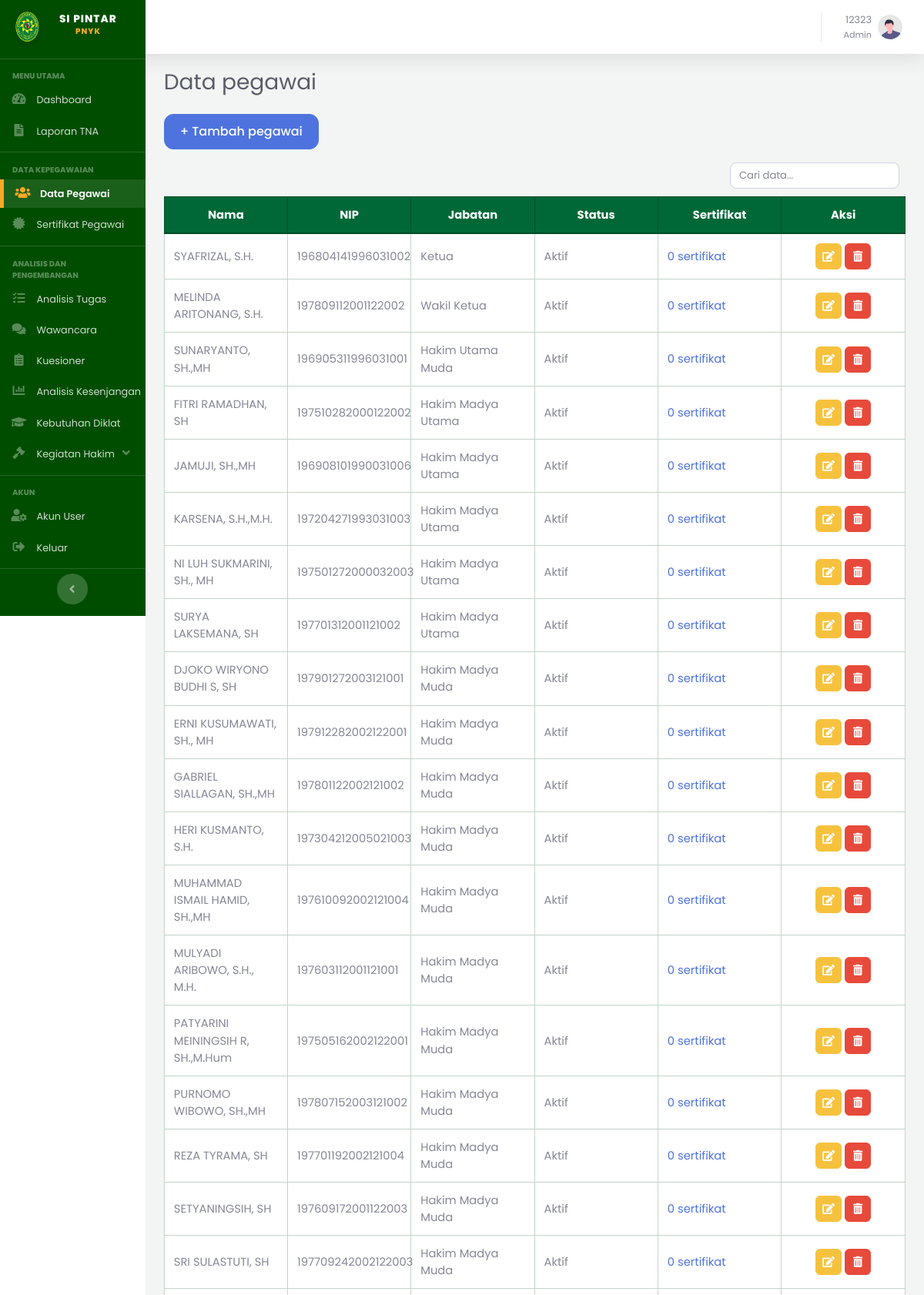
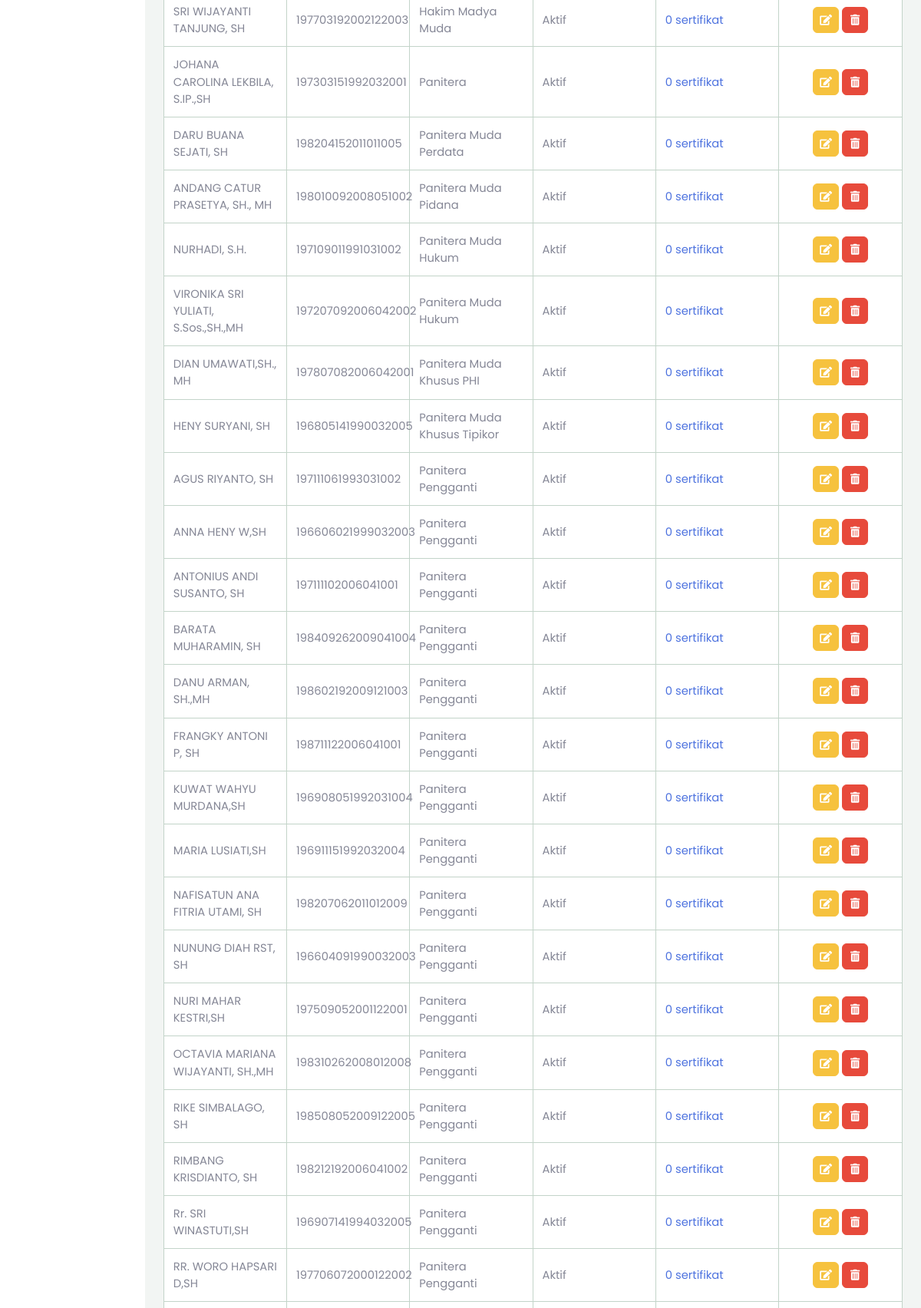
/admin/pegawai/index.php (signed in, upper part), run on the app's committed database (2 pictures, top to bottom).
### tables this page shows
CREATE TABLE `users` (
  `id_user` int(10) UNSIGNED NOT NULL,
  `id_pegawai` int(10) UNSIGNED DEFAULT NULL COMMENT 'Wajib diisi jika role = Penilai; boleh NULL untuk Admin murni',
  `NIP` varchar(50) NOT NULL,
  `password` varchar(255) NOT NULL,
  `role` enum('Admin','Penilai') NOT NULL DEFAULT 'Penilai',
  `status_aktif` tinyint(1) NOT NULL DEFAULT 1,
  `last_login` datetime DEFAULT NULL,
  `created_at` timestamp NOT NULL DEFAULT current_timestamp()
);

CREATE TABLE `pegawai` (
  `id_pegawai` int(10) UNSIGNED NOT NULL,
  `nip` varchar(30) NOT NULL,
  `nama_lengkap` varchar(150) NOT NULL,
  `id_jabatan` int(10) UNSIGNED NOT NULL,
  `status_aktif` enum('Aktif','Non-Aktif') NOT NULL DEFAULT 'Aktif',
  `dibuat_oleh` int(10) UNSIGNED DEFAULT NULL COMMENT 'users.id_user (role Admin) yang menginput data ini',
  `created_at` timestamp NOT NULL DEFAULT current_timestamp(),
  `updated_at` timestamp NOT NULL DEFAULT current_timestamp() ON UPDATE current_timestamp()
);

CREATE TABLE `jabatan` (
  `id_jabatan` int(10) UNSIGNED NOT NULL,
  `kode_jabatan` varchar(20) NOT NULL,
  `nama_jabatan` varchar(100) NOT NULL,
  `is_penilai` tinyint(1) NOT NULL DEFAULT 0 COMMENT '1 = jabatan ini berpotensi menjadi user Penilai',
  `created_at` timestamp NOT NULL DEFAULT current_timestamp()
);

### includes/auth.php (called while the page is built, shortened)
<?php
function requireLogin(): void
{
    $stmt = Database::getConnection()->prepare('SELECT role, status_aktif FROM users WHERE id_user = ?');
    $stmt->execute([(int) $_SESSION['id_user']]);
}
function requireRole(string $role): void
{
    requireLogin();
}
function currentUser(): array
{
    return [
        'id_user'      => $_SESSION['id_user'] ?? null,
        'nip'          => $_SESSION['nip'] ?? null,
        'role'         => $_SESSION['role'] ?? null,
        'id_pegawai'   => $_SESSION['id_pegawai'] ?? null,
        'nama'         => $_SESSION['nama'] ?? null,
        'id_jabatan'   => $_SESSION['id_jabatan'] ?? null,
        'nama_jabatan' => $_SESSION['nama_jabatan'] ?? null,
    ];
}

### config/config.php (called while the page is built, shortened)
<?php
function appConfig(string $key, $default = null)
{
    $env = getenv('SIPINTAR_' . strtoupper($key));
    return $GLOBALS['__sipintar_local'][$key] ?? $default;
}
require_once __DIR__ . '/database.php';
require_once __DIR__ . '/../includes/auth.php';

### config/database.php (called while the page is built, shortened)
<?php
class Database
{
    private static ?PDO $instance = null;
    public static function getConnection(): PDO
    {
        if (self::$instance === null) {
            $host    = (string) appConfig('db_host', 'localhost');
            $port    = (string) appConfig('db_port', '3306');
            $db      = (string) appConfig('db_name', 'si_pintar');
            $user    = (string) appConfig('db_user', '');
            $pass    = (string) appConfig('db_pass', '');
            $charset = 'utf8mb4';
            $dsn = "mysql:host=$host;port=$port;dbname=$db;charset=$charset";
            $options = [
                PDO::ATTR_ERRMODE            => PDO::ERRMODE_EXCEPTION,
                PDO::ATTR_DEFAULT_FETCH_MODE => PDO::FETCH_ASSOC,
                PDO::ATTR_EMULATE_PREPARES   => false,
            ];
            try {
                self::$instance = new PDO($dsn, $user, $pass, $options);
            } catch (PDOException $e) {
                error_log('SI PINTAR: koneksi database gagal: ' . $e->getMessage());
                http_response_code(500);
                die(APP_DEBUG
                    ? 'Koneksi database gagal: ' . htmlspecialchars($e->getMessage())
                    : 'Layanan sedang tidak tersedia. Hubungi administrator.');
            }
        }
        return self::$instance;
    }
}

### admin/pegawai/index.php (the view, shortened to what this page needs)
<?php
require_once __DIR__ . '/../../config/config.php';
requireRole('Admin');
$pdo = Database::getConnection();
$data = $pdo->query(
        "SELECT p.id_pegawai, p.nip, p.nama_lengkap, p.status_aktif, j.nama_jabatan,
          (SELECT COUNT(*) FROM sertifikat_pegawai s WHERE s.id_pegawai = p.id_pegawai) AS jumlah_sertifikat
     FROM pegawai p JOIN jabatan j ON p.id_jabatan = j.id_jabatan
    ORDER BY CASE WHEN p.status_aktif = 'Non-Aktif' THEN 1 ELSE 0 END,
          j.id_jabatan, p.nama_lengkap"
)->fetchAll();
$pageTitle = 'Data pegawai';
require_once __DIR__ . '/../../includes/header.php';
?>
<a href="tambah.php" class="btn btn-primary mb-3">+ Tambah pegawai</a>
<table class="table table-bordered bg-white pegawai-table">
<thead><tr><th>Nama</th><th>NIP</th><th>Jabatan</th><th>Status</th><th>Sertifikat</th><th>Aksi</th></tr></thead>
<tbody>
<?php foreach ($data as $row): ?>
<tr>
  <td><?= htmlspecialchars($row['nama_lengkap']) ?></td>
  <td><?= htmlspecialchars($row['nip']) ?></td>
  <td><?= htmlspecialchars($row['nama_jabatan']) ?></td>
  <td><?= htmlspecialchars($row['status_aktif']) ?></td>
  <td><a href="../sertifikat/index.php?id_pegawai=<?= (int) $row['id_pegawai'] ?>" class="text-primary"><?= (int) $row['jumlah_sertifikat'] ?> sertifikat</a></td>
  <td class="text-center align-middle">
    <a href="edit.php?id=<?= $row['id_pegawai'] ?>" class="btn btn-sm btn-warning table-action-btn" title="Edit" aria-label="Edit"><i class="fas fa-edit" aria-hidden="true"></i></a>
    <form method="post" action="hapus.php" class="d-inline" onsubmit="return confirm('Hapus pegawai ini?')"><?= csrfField() ?><input type="hidden" name="id" value="<?= (int) $row['id_pegawai'] ?>"><button type="submit" class="btn btn-sm btn-danger table-action-btn" title="Hapus" aria-label="Hapus"><i class="fas fa-trash-alt" aria-hidden="true"></i></button></form>
  </td>
</tr>
<?php endforeach; ?>
</tbody>
</table>
<?php require_once __DIR__ . '/../../includes/footer.php'; ?>

### includes/header.php (shortened to what this page needs)
<?php
$user = currentUser();
$currentScript = $_SERVER['SCRIPT_NAME'] ?? ($_SERVER['PHP_SELF'] ?? '');
$kegiatanHakimMenuAktif = strpos($currentScript, '/kegiatan_hakim/') !== false;
function siPintarMenuActive(string $needle, string $path): string
{
    return (strpos($path, $needle) !== false) ? 'active' : '';
}
?>
<!DOCTYPE html>
<html lang="id">
<head>
<link href="<?= BASE_URL ?>/assets/vendor/fontawesome-free/css/all.min.css" rel="stylesheet" type="text/css">
<link href="<?= BASE_URL ?>/assets/css/sb-admin-2.min.css" rel="stylesheet">
<link href="<?= BASE_URL ?>/assets/css/style.css" rel="stylesheet">
</head>
<body id="page-top">
<div id="wrapper">
<ul class="navbar-nav sidebar sidebar-dark accordion" id="accordionSidebar"
    style="background: linear-gradient(180deg, #004d00 10%, #004d00 100%); position: sticky; top: 0; height: 100vh; overflow-y: hidden; overflow-x: hidden; z-index: 1050;">
    <a class="sidebar-brand d-flex align-items-center justify-content-center" href="<?= BASE_URL ?>/index.php">
        <div class="sidebar-brand-icon">
            <img src="<?= BASE_URL ?>/assets/img/logo.png" style="width: 40px; filter: drop-shadow(0 2px 4px rgba(0,0,0,0.2));">
        </div>
        <div class="sidebar-brand-text mx-2" style="font-weight: 800; letter-spacing: 1px;">
            SI PINTAR <sup style="color: #F9A825;">PNYK</sup>
        </div>
    </a>
    <hr class="sidebar-divider my-0">
    <?php if ($user['role'] === 'Admin'): ?>
        <div class="sidebar-heading">Menu Utama</div>
        <li class="nav-item <?= siPintarMenuActive('/admin/dashboard.php', $currentScript) ?>">
            <a class="nav-link" href="<?= BASE_URL ?>/admin/dashboard.php">
                <i class="fas fa-fw fa-tachometer-alt"></i>
                <span>Dashboard</span>
            </a>
        </li>
        <li class="nav-item <?= siPintarMenuActive('/admin/laporan/', $currentScript) ?>">
            <a class="nav-link" href="<?= BASE_URL ?>/admin/laporan/index.php">
                <i class="fas fa-fw fa-file-alt"></i>
                <span>Laporan TNA</span>
            </a>
        </li>
        <hr class="sidebar-divider">
        <div class="sidebar-heading">Data Kepegawaian</div>
        <li class="nav-item <?= siPintarMenuActive('/admin/pegawai/', $currentScript) ?>">
            <a class="nav-link" href="<?= BASE_URL ?>/admin/pegawai/index.php">
                <i class="fas fa-fw fa-users"></i>
                <span>Data Pegawai</span>
            </a>
        </li>
        <li class="nav-item <?= siPintarMenuActive('/admin/sertifikat/', $currentScript) ?>">
            <a class="nav-link" href="<?= BASE_URL ?>/admin/sertifikat/index.php">
                <i class="fas fa-fw fa-certificate"></i>
                <span>Sertifikat Pegawai</span>
            </a>
        </li>
        <hr class="sidebar-divider">
        <div class="sidebar-heading">Analisis dan Pengembangan</div>
        <li class="nav-item <?= siPintarMenuActive('/admin/analisis_tugas/', $currentScript) ?>">
            <a class="nav-link" href="<?= BASE_URL ?>/admin/analisis_tugas/index.php">
                <i class="fas fa-fw fa-tasks"></i>
                <span>Analisis Tugas</span>
            </a>
        </li>
        <li class="nav-item <?= siPintarMenuActive('/admin/wawancara/', $currentScript) ?>">
            <a class="nav-link" href="<?= BASE_URL ?>/admin/wawancara/index.php">
                <i class="fas fa-fw fa-comments"></i>
                <span>Wawancara</span>
            </a>
        </li>
        <li class="nav-item <?= siPintarMenuActive('/admin/kuesioner/', $currentScript) ?>">
            <a class="nav-link" href="<?= BASE_URL ?>/admin/kuesioner/index.php">
                <i class="fas fa-fw fa-clipboard-list"></i>
                <span>Kuesioner</span>
            </a>
        </li>
        <li class="nav-item <?= siPintarMenuActive('/admin/gap/', $currentScript) ?>">
            <a class="nav-link" href="<?= BASE_URL ?>/admin/gap/index.php">
                <i class="fas fa-fw fa-chart-bar"></i>
                <span>Analisis Kesenjangan</span>
            </a>
        </li>
        <li class="nav-item <?= siPintarMenuActive('/admin/diklat/', $currentScript) ?>">
            <a class="nav-link" href="<?= BASE_URL ?>/admin/diklat/index.php">
                <i class="fas fa-fw fa-graduation-cap"></i>
                <span>Kebutuhan Diklat</span>
            </a>
        </li>
        <li class="nav-item <?= $kegiatanHakimMenuAktif ? 'active' : '' ?>">
            <a class="nav-link kegiatan-hakim-toggle <?= $kegiatanHakimMenuAktif ? '' : 'collapsed' ?>" href="#collapseKegiatanHakimAdmin" data-toggle="collapse" aria-expanded="<?= $kegiatanHakimMenuAktif ? 'true' : 'false' ?>" aria-controls="collapseKegiatanHakimAdmin">
                <i class="fas fa-fw fa-gavel"></i>
                <span>Kegiatan Hakim</span>
                <i class="fas fa-angle-down kegiatan-hakim-caret" aria-hidden="true"></i>
            </a>
        </li>
    <?php endif; ?>
    <?php if ($user['role'] === 'Admin'): ?>
    <hr class="sidebar-divider">
    <div class="sidebar-heading">Akun</div>
    <li class="nav-item <?= siPintarMenuActive('/admin/users/', $currentScript) ?>">
        <a class="nav-link" href="<?= BASE_URL ?>/admin/users/index.php">
            <i class="fas fa-fw fa-user-cog"></i>
            <span>Akun User</span>
        </a>
    </li>
    <?php else: ?>
    <hr class="sidebar-divider">
    <?php endif; ?>
    <li class="nav-item">
        <a class="nav-link" href="<?= BASE_URL ?>/auth/logout.php" id="tombol-logout-sidebar" style="cursor: pointer;">
            <i class="fas fa-fw fa-sign-out-alt"></i>
            <span>Keluar</span>
        </a>
    </li>
    <hr class="sidebar-divider d-none d-md-block">
    <div class="text-center d-none d-md-inline">
        <button class="rounded-circle border-0" id="sidebarToggle"></button>
    </div>
</ul>
<div id="content-wrapper" class="d-flex flex-column">
<div id="content" style="padding-top: 90px;">
<nav class="navbar navbar-expand navbar-light bg-white topbar mb-4 fixed-top shadow">
    <ul class="navbar-nav ml-auto">
        <li class="nav-item dropdown no-arrow">
            <a class="nav-link dropdown-toggle" href="#" id="userDropdown" role="button" data-toggle="dropdown" aria-haspopup="true" aria-expanded="false">
                <span class="mr-2 d-none d-lg-inline text-gray-600 small text-right">
                    <?= htmlspecialchars($user['nama'] ?? $user['nip']) ?><br>
                    <span style="font-size: .7rem;"><?= htmlspecialchars($user['role']) ?><?= $user['nama_jabatan'] ? ' - ' . htmlspecialchars($user['nama_jabatan']) : '' ?></span>
                </span>
                <img class="img-profile rounded-circle" src="<?= BASE_URL ?>/assets/img/undraw_profile.svg">
            </a>
        </li>
    </ul>
</nav>
<div class="container-fluid">
<h1 class="h3 mb-4 text-gray-800 <?= !empty($boldPageTitle) ? 'font-weight-bold' : '' ?>"><?= htmlspecialchars($pageTitle ?? '') ?></h1>

### assets/css/style.css (style rules this page uses)
:root { --pn-green: #006837; --pn-green-dark: #004d29; --pn-gold: #F9A825; }
body, #wrapper, h1, h2, h3, h4, h5, h6, p, span, a, div, table, input, button, select, textarea { font-family: 'Poppins', sans-serif !important; }
#content-wrapper { background-color: #F2F5F3 !important; }
.btn { border-radius: 12px !important; padding: 10px 20px; font-weight: 500; box-shadow: none !important; }
.sidebar .nav-item.active .nav-link { font-weight: 600 !important; color: #ffffff !important; background-color: rgba(255, 255, 255, 0.1); border-left: 5px solid var(--pn-gold); padding-left: 1rem; border-radius: 0 10px 10px 0; }
.sidebar .nav-item.active .nav-link i { color: var(--pn-gold) !important; }
.table { font-size: .92rem; }
.table thead th { text-align: center; vertical-align: middle; }
.table-action-btn, .icon-action-btn { width: 34px; height: 34px; padding: 0 !important; display: inline-flex; align-items: center; justify-content: center; border-radius: 6px !important; }
.table-action-btn i, .icon-action-btn i { margin: 0 !important; }
.sidebar .nav-item .nav-link.kegiatan-hakim-toggle::after { display: none; }
.sidebar .nav-item .nav-link.kegiatan-hakim-toggle .kegiatan-hakim-caret { margin-right: 0 !important; margin-left: .35rem; color: #F9A825; transition: transform .15s ease; }
.table thead th { color: #fff !important; background-color: var(--pn-green) !important; border-color: var(--pn-green-dark) !important; vertical-align: middle; }
.table th, .table td { border-color: #c3d4c9 !important; }
.table th + th, .table td + td { border-left: 1px solid #9fb9a8 !important; }
.table tbody tr, .table tbody tr:nth-of-type(odd) { background-color: #fff !important; }
.table tbody td { vertical-align: middle; }
.sidebar .nav-item .nav-link span { font-size: 0.8rem; }
.sidebar-brand-text { font-size: 0.85rem; }
#accordionSidebar { scrollbar-width: none; -ms-overflow-style: none; }
.sidebar .nav-item .nav-link i { color: rgba(255, 255, 255, 0.35) !important; transition: all .2s ease; }
.sidebar .nav-item.active .nav-link i, .sidebar .nav-item .nav-link.active i { color: #F9A825 !important; }
.sidebar:not(.toggled) .nav-item { margin: 0 0 .18rem 0 !important; }
.sidebar:not(.toggled) .nav-item .nav-link { padding: .58rem .9rem !important; line-height: 1.18 !important; }
.sidebar:not(.toggled) .nav-item .nav-link i { font-size: 1rem !important; margin-right: .55rem !important; }
.sidebar:not(.toggled) .sidebar-heading { padding: .62rem 1rem .24rem !important; margin: 0 !important; font-size: .62rem !important; opacity: .85; }
.sidebar:not(.toggled) .sidebar-divider { margin: .36rem 0 !important; }
.sidebar:not(.toggled) .sidebar-brand { padding: 1.2rem 1rem !important; }

### data on the page
users: role "Admin"
pegawai: nama_lengkap "SYAFRIZAL, S.H.", nip "196804141996031002", id_jabatan.nama_jabatan "Ketua", status_aktif "Aktif", jumlah_sertifikat "0"
pegawai: nama_lengkap "MELINDA ARITONANG, S.H.", nip "197809112001122002", id_jabatan.nama_jabatan "Wakil Ketua", status_aktif "Aktif", jumlah_sertifikat "0"
pegawai: nama_lengkap "SUNARYANTO, SH.,MH", nip "196905311996031001", id_jabatan.nama_jabatan "Hakim Utama Muda", status_aktif "Aktif", jumlah_sertifikat "0"
pegawai: nama_lengkap "FITRI RAMADHAN, SH", nip "197510282000122002", id_jabatan.nama_jabatan "Hakim Madya Utama", status_aktif "Aktif", jumlah_sertifikat "0"
pegawai: nama_lengkap "JAMUJI, SH.,MH", nip "196908101990031006", id_jabatan.nama_jabatan "Hakim Madya Utama", status_aktif "Aktif", jumlah_sertifikat "0"
pegawai: nama_lengkap "KARSENA, S.H.,M.H.", nip "197204271993031003", id_jabatan.nama_jabatan "Hakim Madya Utama", status_aktif "Aktif", jumlah_sertifikat "0"
pegawai: nama_lengkap "NI LUH SUKMARINI, SH., MH", nip "197501272000032003", id_jabatan.nama_jabatan "Hakim Madya Utama", status_aktif "Aktif", jumlah_sertifikat "0"
pegawai: nama_lengkap "SURYA LAKSEMANA, SH", nip "197701312001121002", id_jabatan.nama_jabatan "Hakim Madya Utama", status_aktif "Aktif", jumlah_sertifikat "0"
pegawai: nama_lengkap "DJOKO WIRYONO BUDHI S, SH", nip "197901272003121001", id_jabatan.nama_jabatan "Hakim Madya Muda", status_aktif "Aktif", jumlah_sertifikat "0"
pegawai: nama_lengkap "ERNI KUSUMAWATI, SH., MH", nip "197912282002122001", id_jabatan.nama_jabatan "Hakim Madya Muda", status_aktif "Aktif", jumlah_sertifikat "0"
pegawai: nama_lengkap "GABRIEL SIALLAGAN, SH.,MH", nip "197801122002121002", id_jabatan.nama_jabatan "Hakim Madya Muda", status_aktif "Aktif", jumlah_sertifikat "0"
pegawai: nama_lengkap "HERI KUSMANTO, S.H.", nip "197304212005021003", id_jabatan.nama_jabatan "Hakim Madya Muda", status_aktif "Aktif", jumlah_sertifikat "0"
pegawai: nama_lengkap "MUHAMMAD ISMAIL HAMID, SH.,MH", nip "197610092002121004", id_jabatan.nama_jabatan "Hakim Madya Muda", status_aktif "Aktif", jumlah_sertifikat "0"
pegawai: nama_lengkap "MULYADI ARIBOWO, S.H., M.H.", nip "197603112001121001", id_jabatan.nama_jabatan "Hakim Madya Muda", status_aktif "Aktif", jumlah_sertifikat "0"
pegawai: nama_lengkap "PATYARINI MEININGSIH R, SH.,M.Hum", nip "197505162002122001", id_jabatan.nama_jabatan "Hakim Madya Muda", status_aktif "Aktif", jumlah_sertifikat "0"
pegawai: nama_lengkap "PURNOMO WIBOWO, SH.,MH", nip "197807152003121002", id_jabatan.nama_jabatan "Hakim Madya Muda", status_aktif "Aktif", jumlah_sertifikat "0"
pegawai: nama_lengkap "REZA TYRAMA, SH", nip "197701192002121004", id_jabatan.nama_jabatan "Hakim Madya Muda", status_aktif "Aktif", jumlah_sertifikat "0"
pegawai: nama_lengkap "SETYANINGSIH, SH", nip "197609172001122003", id_jabatan.nama_jabatan "Hakim Madya Muda", status_aktif "Aktif", jumlah_sertifikat "0"
pegawai: nama_lengkap "SRI SULASTUTI, SH", nip "197709242002122003", id_jabatan.nama_jabatan "Hakim Madya Muda", status_aktif "Aktif", jumlah_sertifikat "0"
pegawai: nama_lengkap "SRI WIJAYANTI TANJUNG, SH", nip "197703192002122003", id_jabatan.nama_jabatan "Hakim Madya Muda", status_aktif "Aktif", jumlah_sertifikat "0"
pegawai: nama_lengkap "JOHANA CAROLINA LEKBILA, S.IP.,SH", nip "197303151992032001", id_jabatan.nama_jabatan "Panitera", status_aktif "Aktif", jumlah_sertifikat "0"
pegawai: nama_lengkap "DARU BUANA SEJATI, SH", nip "198204152011011005", id_jabatan.nama_jabatan "Panitera Muda Perdata", status_aktif "Aktif", jumlah_sertifikat "0"
pegawai: nama_lengkap "ANDANG CATUR PRASETYA, SH., MH", nip "198010092008051002", id_jabatan.nama_jabatan "Panitera Muda Pidana", status_aktif "Aktif", jumlah_sertifikat "0"
pegawai: nama_lengkap "NURHADI, S.H.", nip "197109011991031002", id_jabatan.nama_jabatan "Panitera Muda Hukum", status_aktif "Aktif", jumlah_sertifikat "0"
pegawai: nama_lengkap "VIRONIKA SRI YULIATI, S.Sos.,SH.,MH", nip "197207092006042002", id_jabatan.nama_jabatan "Panitera Muda Hukum", status_aktif "Aktif", jumlah_sertifikat "0"
pegawai: nama_lengkap "DIAN UMAWATI,SH., MH", nip "197807082006042001", id_jabatan.nama_jabatan "Panitera Muda Khusus PHI", status_aktif "Aktif", jumlah_sertifikat "0"
pegawai: nama_lengkap "HENY SURYANI, SH", nip "196805141990032005", id_jabatan.nama_jabatan "Panitera Muda Khusus Tipikor", status_aktif "Aktif", jumlah_sertifikat "0"
pegawai: nama_lengkap "AGUS RIYANTO, SH", nip "197111061993031002", id_jabatan.nama_jabatan "Panitera Pengganti", status_aktif "Aktif", jumlah_sertifikat "0"
pegawai: nama_lengkap "ANNA HENY W,SH", nip "196606021999032003", id_jabatan.nama_jabatan "Panitera Pengganti", status_aktif "Aktif", jumlah_sertifikat "0"
pegawai: nama_lengkap "ANTONIUS ANDI SUSANTO, SH", nip "197111102006041001", id_jabatan.nama_jabatan "Panitera Pengganti", status_aktif "Aktif", jumlah_sertifikat "0"
pegawai: nama_lengkap "BARATA MUHARAMIN, SH", nip "198409262009041004", id_jabatan.nama_jabatan "Panitera Pengganti", status_aktif "Aktif", jumlah_sertifikat "0"
pegawai: nama_lengkap "DANU ARMAN, SH.,MH", nip "198602192009121003", id_jabatan.nama_jabatan "Panitera Pengganti", status_aktif "Aktif", jumlah_sertifikat "0"
pegawai: nama_lengkap "FRANGKY ANTONI P, SH", nip "198711122006041001", id_jabatan.nama_jabatan "Panitera Pengganti", status_aktif "Aktif", jumlah_sertifikat "0"
pegawai: nama_lengkap "KUWAT WAHYU MURDANA,SH", nip "196908051992031004", id_jabatan.nama_jabatan "Panitera Pengganti", status_aktif "Aktif", jumlah_sertifikat "0"
pegawai: nama_lengkap "MARIA LUSIATI,SH", nip "196911151992032004", id_jabatan.nama_jabatan "Panitera Pengganti", status_aktif "Aktif", jumlah_sertifikat "0"
pegawai: nama_lengkap "NAFISATUN ANA FITRIA UTAMI, SH", nip "198207062011012009", id_jabatan.nama_jabatan "Panitera Pengganti", status_aktif "Aktif", jumlah_sertifikat "0"
pegawai: nama_lengkap "NUNUNG DIAH RST, SH", nip "196604091990032003", id_jabatan.nama_jabatan "Panitera Pengganti", status_aktif "Aktif", jumlah_sertifikat "0"
pegawai: nama_lengkap "NURI MAHAR KESTRI,SH", nip "197509052001122001", id_jabatan.nama_jabatan "Panitera Pengganti", status_aktif "Aktif", jumlah_sertifikat "0"
pegawai: nama_lengkap "OCTAVIA MARIANA WIJAYANTI, SH.,MH", nip "198310262008012008", id_jabatan.nama_jabatan "Panitera Pengganti", status_aktif "Aktif", jumlah_sertifikat "0"
pegawai: nama_lengkap "RIKE SIMBALAGO, SH", nip "198508052009122005", id_jabatan.nama_jabatan "Panitera Pengganti", status_aktif "Aktif", jumlah_sertifikat "0"
pegawai: nama_lengkap "RIMBANG KRISDIANTO, SH", nip "198212192006041002", id_jabatan.nama_jabatan "Panitera Pengganti", status_aktif "Aktif", jumlah_sertifikat "0"
pegawai: nama_lengkap "Rr. SRI WINASTUTI,SH", nip "196907141994032005", id_jabatan.nama_jabatan "Panitera Pengganti", status_aktif "Aktif", jumlah_sertifikat "0"
pegawai: nama_lengkap "RR. WORO HAPSARI D,SH", nip "197706072000122002", id_jabatan.nama_jabatan "Panitera Pengganti", status_aktif "Aktif", jumlah_sertifikat "0"

### other printed values
$user['nama'] "12323"
$pageTitle "Data pegawai"
